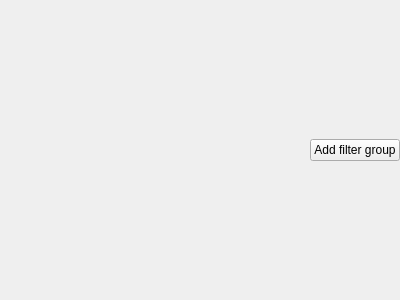
<?xml version="1.0" encoding="UTF-8"?>
<ui version="4.0">
 <class>CustomListTab</class>
 <widget class="QWidget" name="CustomListTab">
  <property name="geometry">
   <rect>
    <x>0</x>
    <y>0</y>
    <width>400</width>
    <height>300</height>
   </rect>
  </property>
  <layout class="QVBoxLayout" name="verticalLayout_2" stretch="0,1">
   <property name="margin">
    <number>0</number>
   </property>
   <item>
    <layout class="QHBoxLayout" name="horizontalLayout">
     <item>
      <spacer name="horizontalSpacer">
       <property name="orientation">
        <enum>Qt::Horizontal</enum>
       </property>
       <property name="sizeHint" stdset="0">
        <size>
         <width>40</width>
         <height>20</height>
        </size>
       </property>
      </spacer>
     </item>
     <item>
      <widget class="QPushButton" name="button">
       <property name="text">
        <string>Add filter group</string>
       </property>
      </widget>
     </item>
    </layout>
   </item>
   <item>
    <layout class="QVBoxLayout" name="center"/>
   </item>
  </layout>
 </widget>
 <resources/>
 <connections/>
</ui>
